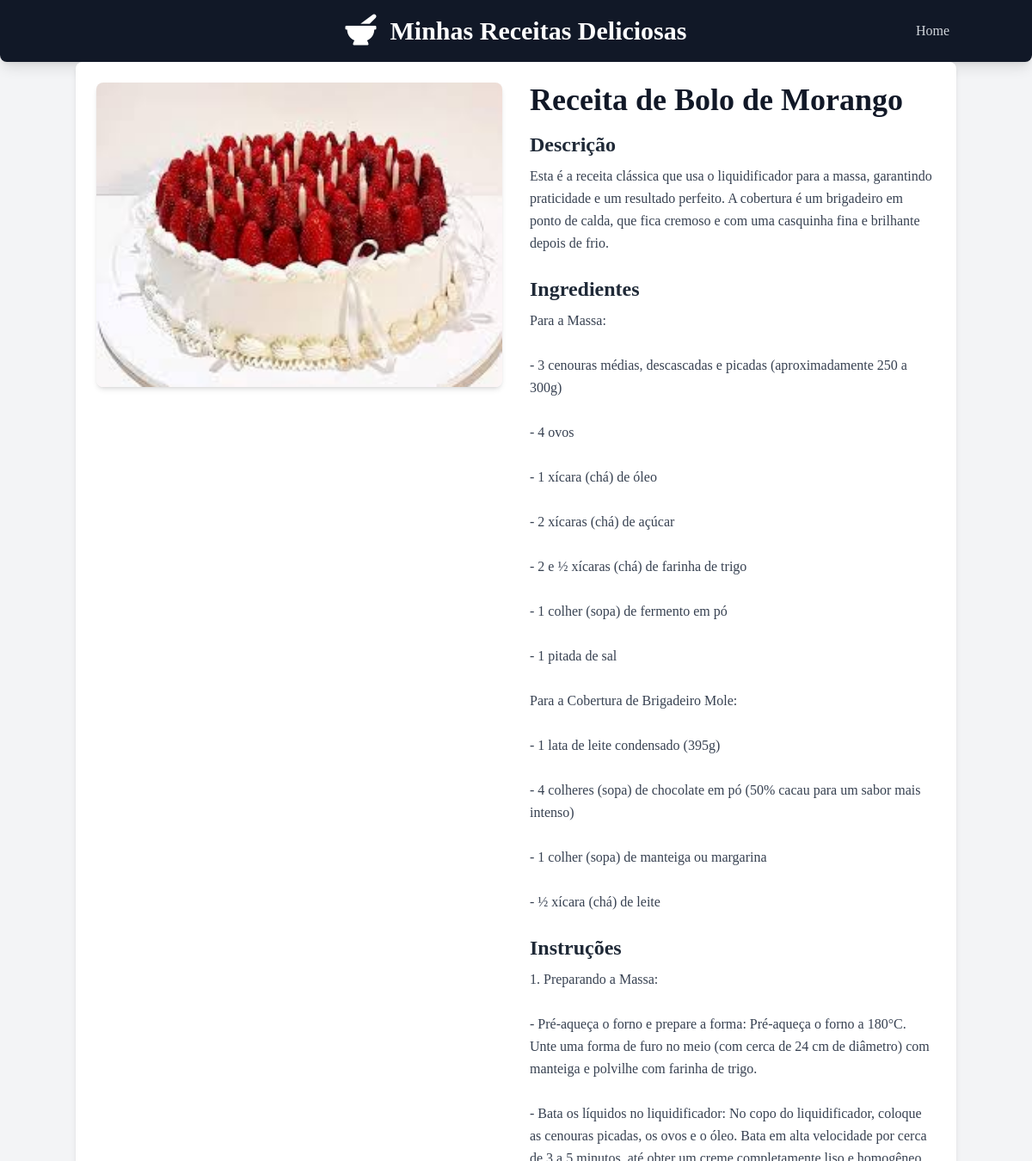
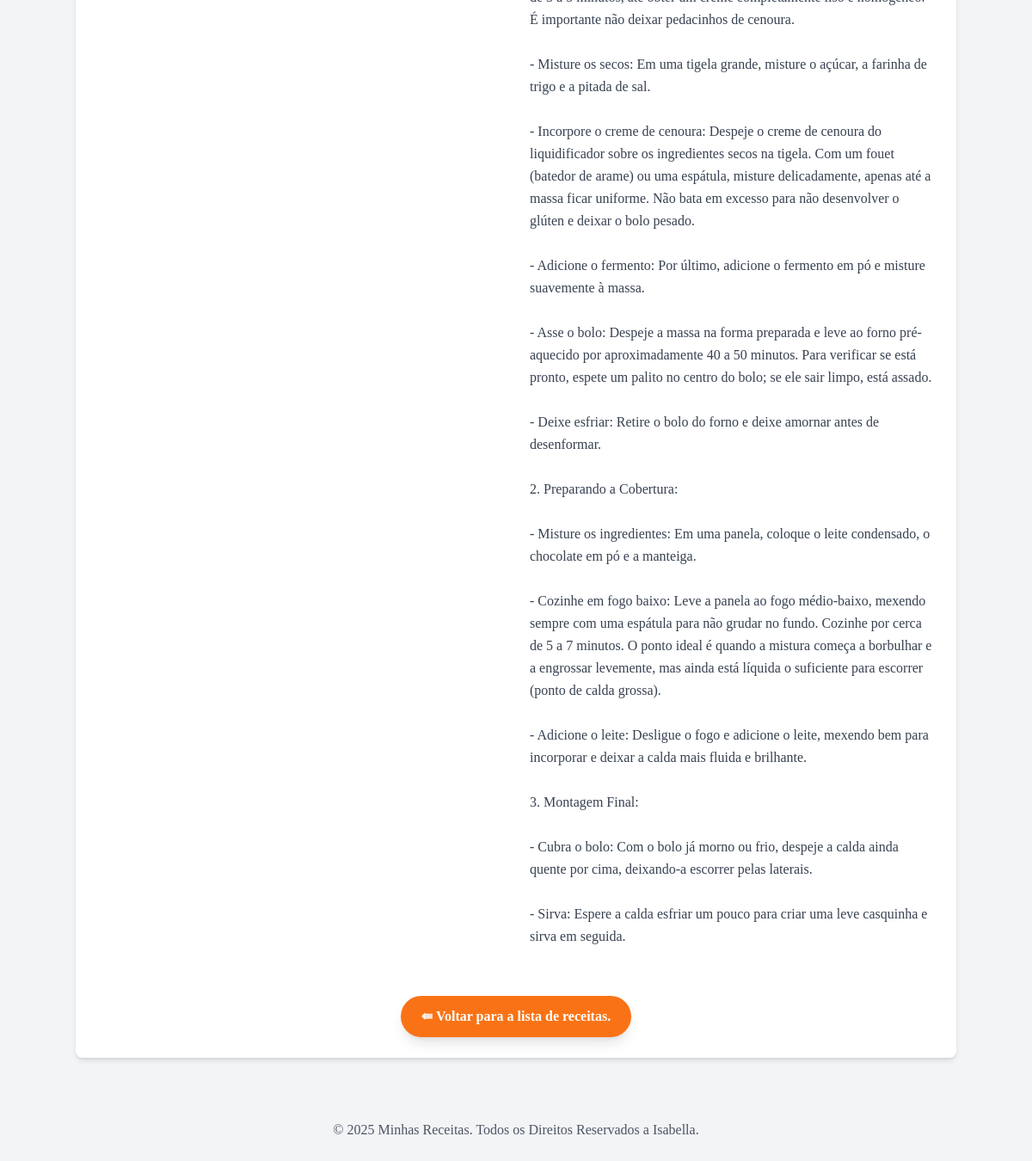
The page /receitas/receita/6/ on the database its author committed (2 pictures, top to bottom).
### receitas/models.py (models this page shows, shortened)
class Receita(models.Model):
    CATEGORIAS = [
        ('comida', 'Comida'),
        ('sobremesa', 'Sobremesa'),
        ('drinks', 'Drinks'),
    ]
    title = models.CharField("Titulo", max_length=200)
    description = models.TextField("Descrição")
    ingredients = models.TextField("Ingredientes")
    instructions = models.TextField("Instruções")
    image = models.ImageField("imagem", upload_to='receitas/images/', blank=True, null=True)
    categoria = models.CharField("Categoria", max_length=50, choices=CATEGORIAS, default='comida')
    created_at = models.DateTimeField(auto_now_add=True)
    updated_at = models.DateTimeField(auto_now=True)
    class Meta:
        verbose_name = 'Receita'
        verbose_name_plural = 'Receitas'
        ordering = ['-created_at']

### receitas/views.py (the view)
# urls.py: path('receita/<int:id>/', views.receita_detail, name='receita_detail'),
def receita_detail(request, id):
    receita = get_object_or_404(Receita, pk=id)
    return render(request, 'receitas/receita_detail.html', {'receita': receita})

### receitas/templates/receitas/receita_detail.html (shortened to what this page needs)
{% extends "receitas/base.html" %}
{% block content %}
<div class="flex flex-col md:flex-row gap-8">
    {% if receita.image %}
    <div class="md:w-1/2">
        <img src="{{ receita.image.url }}" alt="[Imagem da {{ receita.title }}]"
            class="w-full h-auto object-cover rounded-lg shadow-md">
    </div>
    {% endif %}
    <div class="md:w-1/2">
        <h2 class="text-4xl font-bold text-gray-900 mb-4">{{ receita.title }}</h2>
        <h3 class="text-2xl font-semibold text-gray-800 mb-2">Descrição</h3>
        <p class="text-gray-700 mb-6 leading-relaxed">{{ receita.description }}</p>
        <h3 class="text-2xl font-semibold text-gray-800 mb-2">Ingredientes</h3>
        <p class="text-gray-700 mb-6 leading-relaxed whitespace-pre-wrap">{{ receita.ingredients }}</p>
        <h3 class="text-2xl font-semibold text-gray-800 mb-2">Instruções</h3>
        <p class="text-gray-700 mb-6 leading-relaxed whitespace-pre-wrap">{{ receita.instructions }}</p>
    </div>
</div>
<div class="mt-8 text-center">
    <a href="{% url 'home' %}"
        class="inline-block bg-orange-500 hover:bg-orange-600 text-white font-bold py-3 px-6 rounded-full transition duration-300 ease-in-out shadow-lg">&lAarr;
        Voltar para a lista de receitas.</a>
</div>
{% endblock %}

### receitas/templates/receitas/base.html (style rules this page uses)
body { font-family: 'Inter, sans-serif'; }

### rows shown on the page
Receita: image (picture), title "Receita de Bolo de Morango", description "Esta é a receita clássica que usa o liquidificador para a massa, garantindo praticidade e um resultado perfeito. A cobertura é um brigadeiro em ponto de calda, que fica cremoso e com uma casquinha fina e brilhante depois de frio.", ingredients "Para a Massa: - 3 cenouras médias, descascadas e picadas (aproximadamente 250 a 300g) - 4 ovos - 1 xícara (chá) de óleo - 2 xícaras (chá) de açúcar - 2 e ½ xícaras (chá) de farinha de trigo - 1 colher (sopa) de fermento em pó - 1 pitada de sal Para a Cobertura de Brigadeiro Mole: - 1 lata de leite condensado (395g) - 4 colheres (sopa) de chocolate em pó (50% cacau para um sabor mais intenso) - 1 colher (sopa) de manteiga ou margarina - ½ xícara (chá) de leite", instructions "1. Preparando a Massa: - Pré-aqueça o forno e prepare a forma: Pré-aqueça o forno a 180°C. Unte uma forma de furo no meio (com cerca de 24 cm de diâmetro) com manteiga e polvilhe com farinha de trigo. - Bata os líquidos no liquidificador: No copo do liquidificador, coloque as cenouras picadas, os ovos e o óleo. Bata em alta velocidade por cerca de 3 a 5 minutos, até obter um creme completamente liso e homogêneo. É importante não deixar pedacinhos de cenoura. - Misture os secos: Em uma tigela grande, misture o açúcar, a farinha de trigo e a pitada de sal. - Incorpore o creme de cenoura: Despeje o creme de cenoura do liquidificador sobre os ingredientes secos na tigela. Com um fouet (batedor…"
